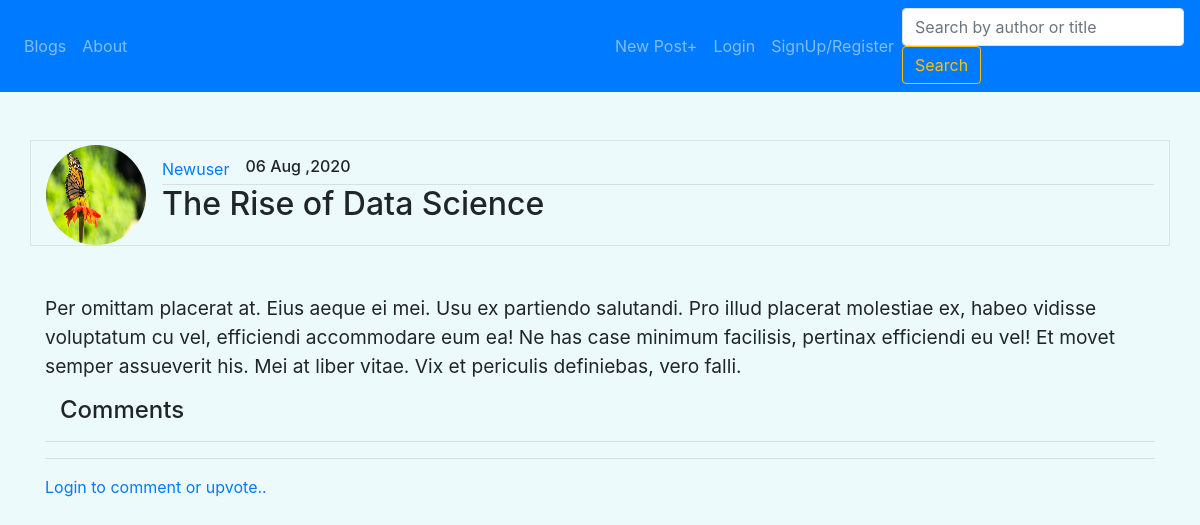
Page /post/45 on the earlier database version.
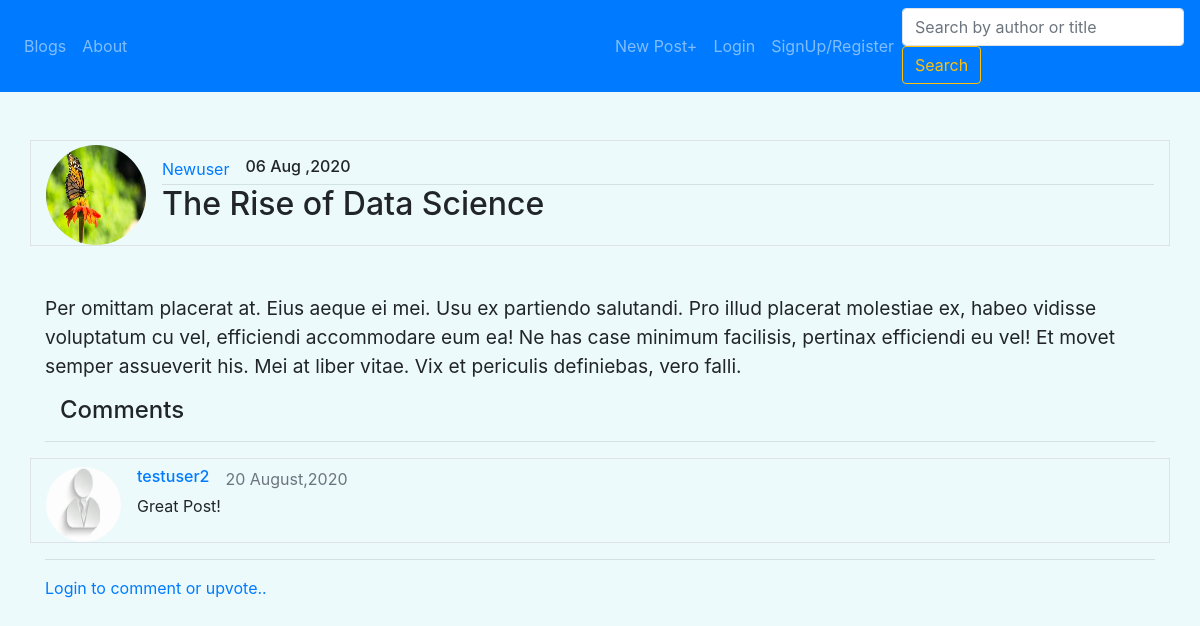
Same page on the later database version.
### blog/models.py (models this page shows, shortened)
class Comment(models.Model):
    comment = models.CharField(max_length=1000)
    name = models.ForeignKey(User , on_delete=models.CASCADE)
    dated = models.DateTimeField(default = timezone.now)
    post = models.ForeignKey(Post , on_delete=models.CASCADE)
    active = models.BooleanField(default = True)

### Users/models.py (models this page shows, shortened)
class Profile(models.Model):
    user = models.OneToOneField(User , on_delete= models.CASCADE)
    image = models.ImageField(default= 'default.jpg' , upload_to= 'profile_media')

### blog/views.py (the view, shortened to what this page needs)
# urls.py: path("post/<int:pk>",PostDetailView.as_view(), name="post-detail"),
class PostDetailView(DetailView):
    model = Post
    context = {}
    def get_context_data(self, **kwargs):
        post = get_object_or_404(Post , pk = self.kwargs.get('pk'))
        ordering = ['-date_posted']
        comments = Comment.objects.filter(post= post).filter( active=True ).order_by('-dated' ,'-id')
        context = super(PostDetailView, self).get_context_data(**kwargs)
        context['form'] = CreateComment()
        context['comments'] = comments
        context['Upvotes'] = post.vote_set.filter(Like=True).count()
        return context

### blog/forms.py
class CreateComment(forms.ModelForm):
    class Meta:
        model = Comment
        exclude = ['post','name','dated','active']

### blog/templates/blog/post_detail.html (shortened to what this page needs)
{% extends "blog/base.html" %}
{% load crispy_forms_tags %}
{% block content %}
  <br><br>
     <div class="container media border">
      <img src={{object.author.profile.image.url}} class="mr-3 mt-1 rounded-circle" style="width: 100px; height: 100px; aspect-ratio: 1;" alt="image">
      <div class="media-body">
        <div class = " mt-3" style = "display : flex;">
          <a href = {% url "user-posts" post.author %} class = "mr-3">  {{post.author}}    </a>
          <h6 class = "grey" >{{object.date_posted|date:"d M ,Y"}}  </h6>
        </div>
        <hr class="mt-0 mb-0">
        <h2 class = "text-monospace mt-0">
          {{object.title}}
        </h2>
      </div>
    </div>
    <p class="container mt-5" style="font-size:larger;">
        {{object.content}}
    </p>
    <div class="container">
      <h4 class ="container" >Comments</h4>
      <hr>
    </div>
    {% for comment in comments %}
      <div class="container media border">
        <img src={{comment.name.profile.image.url}} class="mr-3 mt-2 rounded-circle equal"  alt="image">
        <div class="media-body">
          <div class = " mt-2" style = "display : flex;">
            <a href = {% url "user-posts" comment.name.username %} class = "mr-3"> <h6 >  {{comment.name}}    </h6>  </a>
            <span class ='text-muted' > {{ comment.dated|date:"d F,Y" }}  </span>
          </div>
          {{comment.comment}}
      </div>
    </div>
    {% endfor %}
    {% if user.is_authenticated %}
      <footer class='container'>
        {% if request.user == object.author %}
            <p>Upvotes : {{Upvotes}}</p>
            <a href= {% url "post-update" object.id %}><button class="btn btn-primary">Update Post</button></a>
            <a href={% url "post-delete" object.id %}><button class="btn btn-danger">Delete Post</button></a>
          </footer>
        {% else %}
        <a href={% url "upvote" object.id %}> <img src = "../../../media/Upvote.png" width=30px height=30px> </a>
        {{Upvotes}}
      </footer>
        {% endif %}
      <br>
      <form method='POST' class="container">
        {% csrf_token %}
          <fieldset >
              <legend class="text-muted">leave a comment..</legend>
                  {{ form|crispy}}
          </fieldset>
        <button type="submit" class="btn btn-outline-primary">Post</button>
      </form>
    {% else %}
      <div class= "container">
        <hr>
        <a href={% url "cpost-detail" post.id %}>Login to comment or upvote..</a>
      </div>
    {% endif %}
{% endblock content %}

Differences in the rows shown:
added Comment: name.profile.image (placeholder picture), name "testuser2", dated "20 August,2020", comment "Great Post!"
